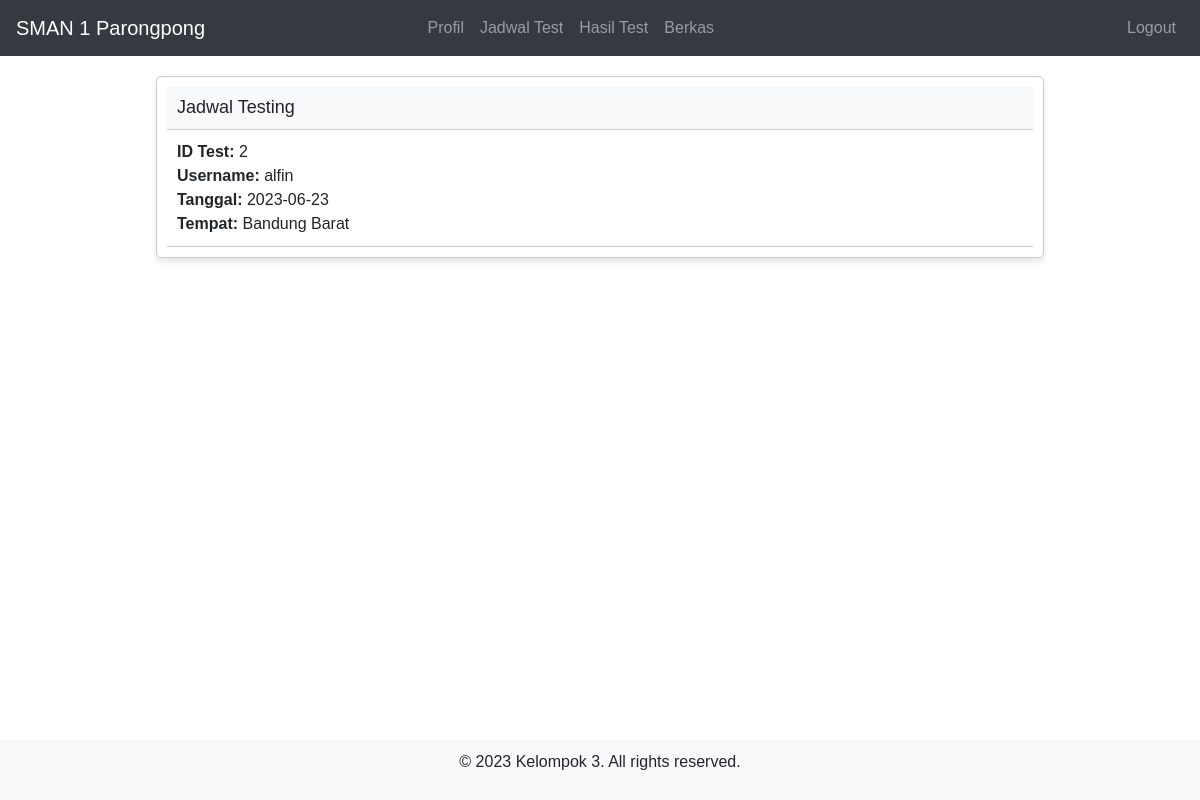
The page /jadwal_peserta.php (signed in) on the database its author committed.
### tables this page shows
CREATE TABLE `jadwal` (
  `id_jadwal` int(5) NOT NULL,
  `id_test` int(5) NOT NULL,
  `username` varchar(50) NOT NULL,
  `tanggal_test` date NOT NULL,
  `tempat` varchar(50) NOT NULL,
  `angkatan` varchar(20) NOT NULL
);

### jadwal_peserta.php (the view, shortened to what this page needs)
<!DOCTYPE html>
<html>
<head>
    <link rel="stylesheet" href="https://stackpath.bootstrapcdn.com/bootstrap/4.5.0/css/bootstrap.min.css">
</head>
<body>
    <nav class="navbar navbar-expand-md bg-dark navbar-dark">
        <a class="navbar-brand" href="Dashboard_peserta.php">SMAN 1 Parongpong</a>
        <div class="collapse navbar-collapse" id="collapsibleNavbar">
            <ul class="navbar-nav mx-auto">
                <li class="nav-item">
                    <a class="nav-link" href="profil_peserta.php">Profil</a>
                </li>
                <li class="nav-item">
                    <a class="nav-link" href="jadwal_peserta.php">Jadwal Test</a>
                </li>
                <li class="nav-item">
                    <a class="nav-link" href="hasil_test_peserta.php">Hasil Test</a>
                </li>
                <li class="nav-item">
                    <a class="nav-link" href="berkas_peserta.php">Berkas</a>
                </li>
            </ul>
            <ul class="navbar-nav ml-auto">
                <li class="nav-item">
                    <a class="nav-link" href="logout.php">Logout</a>
                </li>
            </ul>
        </div>
    </nav>
    <div class="container">
        <div class="card-container">
            <div class="card">
                <div class="card-header">
                    <h2 class="card-title">Jadwal Testing</h2>
                </div>
                <div class="card-body">
                    <?php
                    include "koneksi.php";
                    $username = $_SESSION['username'];
                    $peserta = mysqli_query($koneksi,"SELECT * FROM jadwal WHERE username = '$username'");
                    $data_peserta = mysqli_fetch_assoc($peserta);
                    if ($data_peserta) {
                        ?>
                        <div class="profile-card">
                            <div>
                                <span>ID Test:</span> <?php echo $data_peserta["id_test"];?><br>
                                <span>Username:</span> <?php echo $data_peserta["username"];?><br>
                                <span>Tanggal:</span> <?php echo $data_peserta["tanggal_test"];?><br>
                                <span>Tempat:</span> <?php echo $data_peserta["tempat"];?><br>
                            </div>
                        </div>
                        <?php
                    } else {
                        echo "Jadwal belum ada.";
                    }
                    ?>
                </div>
            </div>
        </div>
    </div>
    <div class="footer">
        <p>&copy; 2023 Kelompok 3. All rights reserved.</p>
    </div>
</body>
</html>

### jadwal_peserta.php (style rules this page uses)
body { font-family: Arial, sans-serif; }
.footer { position: fixed; width: 100%; bottom: 0; background-color: #f8f9fa; padding: 10px 0; text-align: center; }
.container { display: flex; justify-content: center; align-items: center; flex-direction: column; }
.card-container { width: 80%; margin-top: 20px; }
.card { border: 1px solid #ccc; border-radius: 5px; padding: 10px; margin-bottom: 10px; background-color: #fff; box-shadow: 0 4px 6px rgba(0, 0, 0, 0.1); }
.card-header { display: flex; justify-content: space-between; align-items: center; background-color: #f8f9fa; padding: 10px; border-bottom: 1px solid #ccc; }
.card-title { margin: 0; font-size: 18px; }
.card-body { padding: 0; }
.profile-card { padding: 10px; display: flex; justify-content: space-between; align-items: center; border-bottom: 1px solid #ccc; }
.profile-card span { font-weight: bold; }

### rows shown on the page
jadwal: id_test "2", username "alfin", tanggal_test "2023-06-23", tempat "Bandung Barat"
